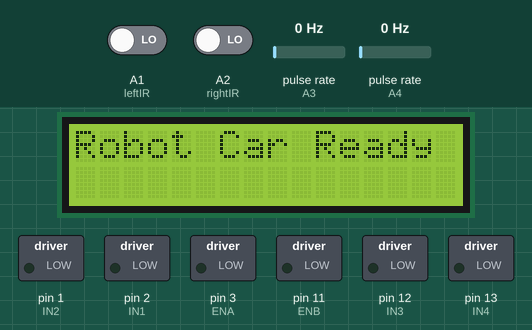
Recording of a sketch running on a simulated Arduino Uno, built with avr-gcc and run on an emulated ATmega328P. On the bench: 16×2 character LCD, switched loads named in the sketch (green lamp = pin HIGH). Wiring (inferred from the names in the program): 2 × pulse sensor: data A3 / data A4. The inputs (shaded band) are chosen by the test bench; at power-on: A1 (leftIR) LOW, A2 (rightIR) LOW, pulse rate (sensors on A3, A4) 0 Hz.

Above: at 0.1 s.
At 2.1 s:
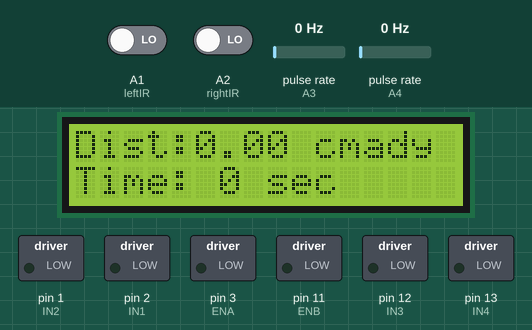

The sketch:

Line_Following_.ino
```cpp
#include <LiquidCrystal.h>
#include <PinChangeInterrupt.h>

// LCD pins: RS, E, D4, D5, D6, D7
LiquidCrystal lcd(8,9,4,5,6,7);

// L298N motor driver pins
const int ENA = 3;   // Enable pin for left motor (PWM)
const int IN1 = 2;   // Left motor direction 1
const int IN2 = 1;   // Left motor direction 2
const int ENB = 11;  // Enable pin for right motor (PWM)
const int IN3 = 12;  // Right motor direction 1
const int IN4 = 13;  // Right motor direction 2

#define leftIR A1
#define rightIR A2

//Encoder pins
const int LEFT_ENCODER= A3;
const int RIGHT_ENCODER= A4;

//lcd time display
unsigned long starttime= 0;
unsigned long duration= 0;

int lastturn= 0;

const int blackthreshold= 8;
int blackcount = 0;


volatile long leftencodercount= 0;
volatile long rightencodercount= 0;
bool robotdone= false;

unsigned long previousTime = 0;

void setup() {
  lcd.begin(16, 2);
  lcd.print("Robot Car Ready");
  delay(2000);

  pinMode(ENA, OUTPUT);
  pinMode(ENB, OUTPUT);
  pinMode(IN1, OUTPUT);
  pinMode(IN2, OUTPUT);
  pinMode(IN3, OUTPUT);
  pinMode(IN4, OUTPUT);

  pinMode(leftIR, INPUT);
  pinMode(rightIR, INPUT);

  pinMode(LEFT_ENCODER, INPUT_PULLUP);
  pinMode(RIGHT_ENCODER, INPUT_PULLUP);

  previousTime = millis(); // record start time

  attachPCINT(digitalPinToPCINT(LEFT_ENCODER), readleftencoder, RISING);
  attachPCINT(digitalPinToPCINT(RIGHT_ENCODER), readrightencoder, RISING);

}

void loop() {
  unsigned long currentTime = (millis() - previousTime) / 1000; // seconds
  displaydistance();
  //lcd.setCursor(0, 0);
  //lcd.print("Distance: ");
  //lcd.print(totaldistance);
  lcd.setCursor(0, 1);
  lcd.print("Time: ");
  lcd.print(currentTime);
  lcd.print(" sec ");

  bool L = digitalRead(leftIR);
  bool R = digitalRead(rightIR);

  if (L && R) {
    moveForward();
  }
  else if (!L && R) {
      turnLeft();
  }
  else if (L && !R) {
      turnRight();
      delay(300);
  }
  else {
    stop();
    while (true){};
  }

}

float calculatedistance(){
  const float pulseseachrev= 20.0;
  const float wheelcircum= 20.42; //in cm
  const float cmperpulse= wheelcircum/ pulseseachrev;

  //noInterrupts();
  long L = leftencodercount;
  long R = rightencodercount;
  //interrupts();

  float avgticks= (L+R)/2.0;
  float totaldistance= avgticks*cmperpulse;

  return totaldistance;
 }

 void displaydistance(){
  float cm= calculatedistance();

  lcd.setCursor(0, 0);
  lcd.print("Dist:");
  lcd.print(cm, 2);
  lcd.print(" cm");
 }

void readleftencoder(void){
  leftencodercount++;
}

void readrightencoder(void){
  rightencodercount++;
}


// Move forward
void moveForward() {
  digitalWrite(IN1, HIGH);
  digitalWrite(IN2, LOW);
  digitalWrite(IN3, LOW);
  digitalWrite(IN4, HIGH);
  analogWrite(ENA, 150);
  analogWrite(ENB, 150);
}

void turnLeft() {
  digitalWrite(IN1, LOW);
  digitalWrite(IN2, HIGH);
  digitalWrite(IN3, LOW);
  digitalWrite(IN4, HIGH);
  analogWrite(ENA, 150);
  analogWrite(ENB, 150);
}

void turnRight() {
  digitalWrite(IN1, HIGH);
  digitalWrite(IN2, LOW);
  digitalWrite(IN3, HIGH);
  digitalWrite(IN4, LOW);
  analogWrite(ENA, 150);
  analogWrite(ENB, 255);
}

void stop() {
  digitalWrite(IN1, LOW);
  digitalWrite(IN2, LOW);
  digitalWrite(IN3, LOW);
  digitalWrite(IN4, LOW);
}
```
